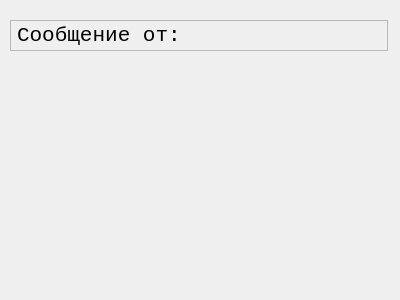
<?xml version="1.0" encoding="UTF-8"?>
<ui version="4.0">
 <class>Dialog</class>
 <widget class="QDialog" name="Dialog">
  <property name="geometry">
   <rect>
    <x>0</x>
    <y>0</y>
    <width>400</width>
    <height>300</height>
   </rect>
  </property>
  <property name="minimumSize">
   <size>
    <width>400</width>
    <height>300</height>
   </size>
  </property>
  <property name="maximumSize">
   <size>
    <width>400</width>
    <height>300</height>
   </size>
  </property>
  <property name="windowTitle">
   <string>text_window</string>
  </property>
  <widget class="QLabel" name="bg">
   <property name="geometry">
    <rect>
     <x>-1</x>
     <y>0</y>
     <width>400</width>
     <height>300</height>
    </rect>
   </property>
   <property name="autoFillBackground">
    <bool>false</bool>
   </property>
   <property name="text">
    <string/>
   </property>
   <property name="pixmap">
    <pixmap>textures/mini-window.png</pixmap>
   </property>
   <property name="scaledContents">
    <bool>true</bool>
   </property>
  </widget>
  <widget class="QLabel" name="msg_from">
   <property name="geometry">
    <rect>
     <x>10</x>
     <y>20</y>
     <width>378</width>
     <height>31</height>
    </rect>
   </property>
   <property name="font">
    <font>
     <family>Courier New</family>
     <pointsize>16</pointsize>
     <bold>false</bold>
     <underline>false</underline>
    </font>
   </property>
   <property name="mouseTracking">
    <bool>false</bool>
   </property>
   <property name="tabletTracking">
    <bool>false</bool>
   </property>
   <property name="frameShape">
    <enum>QFrame::Shape::StyledPanel</enum>
   </property>
   <property name="frameShadow">
    <enum>QFrame::Shadow::Plain</enum>
   </property>
   <property name="lineWidth">
    <number>1</number>
   </property>
   <property name="midLineWidth">
    <number>0</number>
   </property>
   <property name="text">
    <string>Сообщение от:</string>
   </property>
   <property name="wordWrap">
    <bool>false</bool>
   </property>
  </widget>
  <widget class="QLabel" name="msg">
   <property name="geometry">
    <rect>
     <x>10</x>
     <y>60</y>
     <width>371</width>
     <height>181</height>
    </rect>
   </property>
   <property name="font">
    <font>
     <family>Courier New</family>
     <pointsize>16</pointsize>
    </font>
   </property>
   <property name="frameShape">
    <enum>QFrame::Shape::NoFrame</enum>
   </property>
   <property name="frameShadow">
    <enum>QFrame::Shadow::Sunken</enum>
   </property>
   <property name="text">
    <string/>
   </property>
   <property name="scaledContents">
    <bool>false</bool>
   </property>
   <property name="alignment">
    <set>Qt::AlignmentFlag::AlignLeading|Qt::AlignmentFlag::AlignLeft|Qt::AlignmentFlag::AlignTop</set>
   </property>
   <property name="wordWrap">
    <bool>true</bool>
   </property>
  </widget>
 </widget>
 <resources/>
 <connections/>
</ui>
